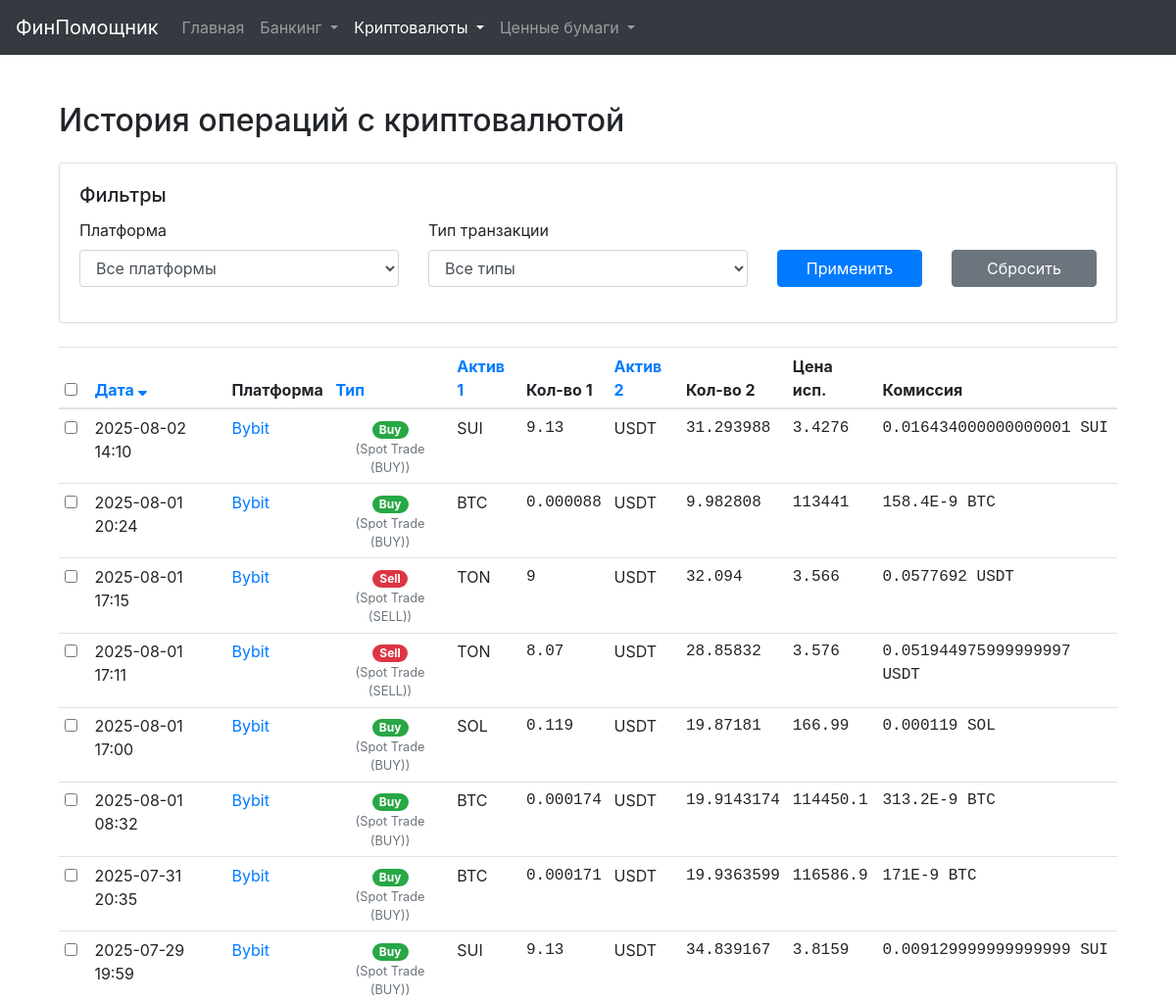
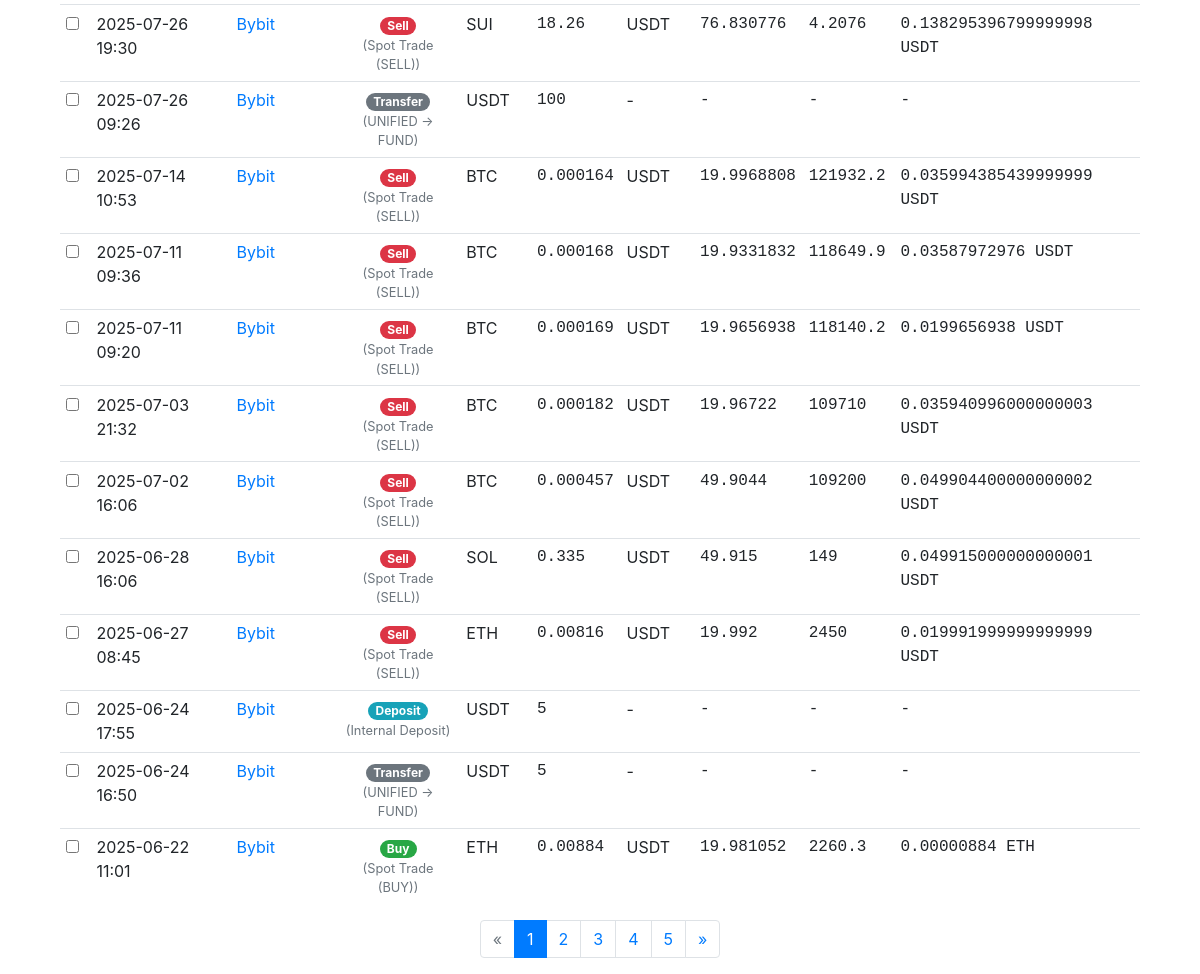
The app's page /crypto-transactions, older data (2 pictures, top to bottom).
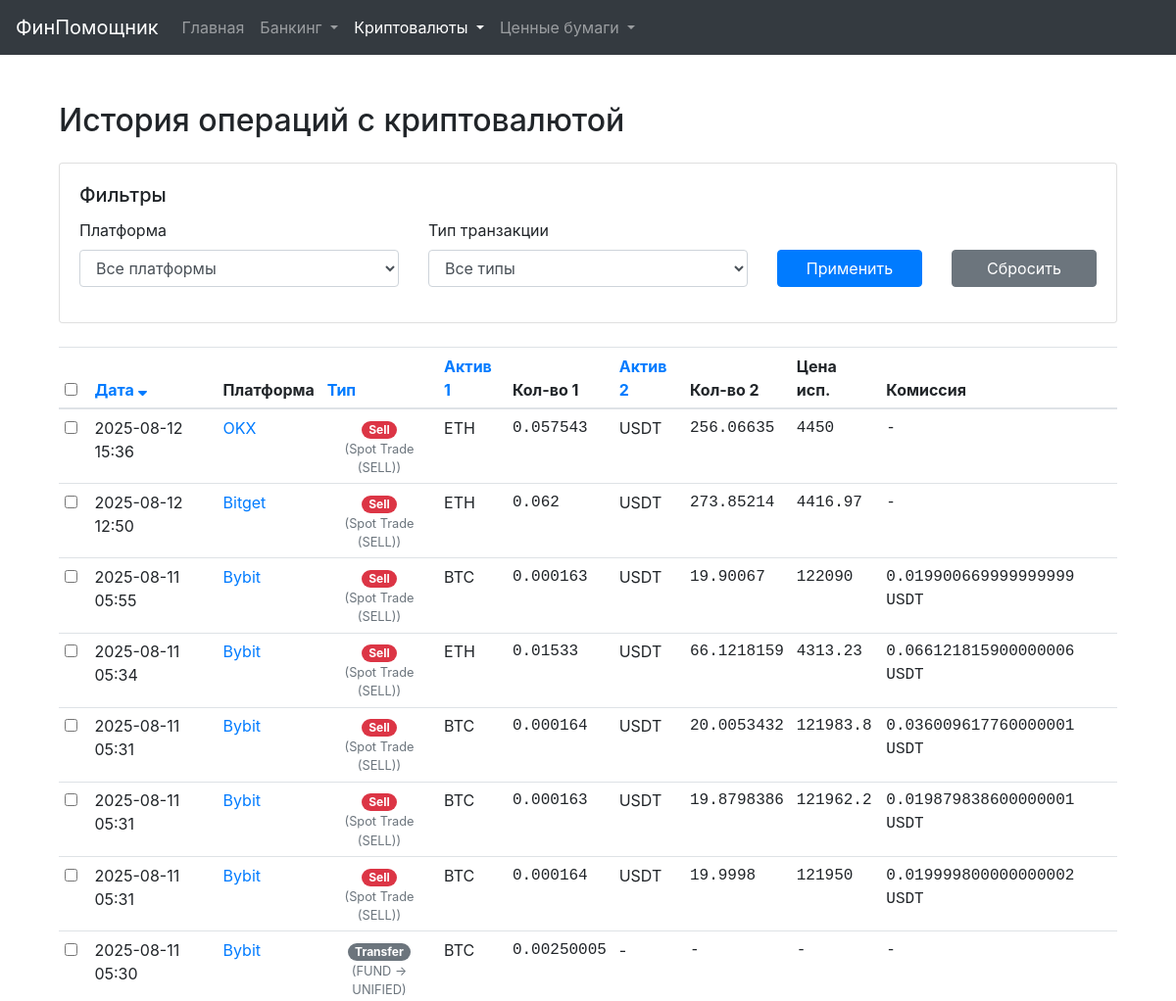
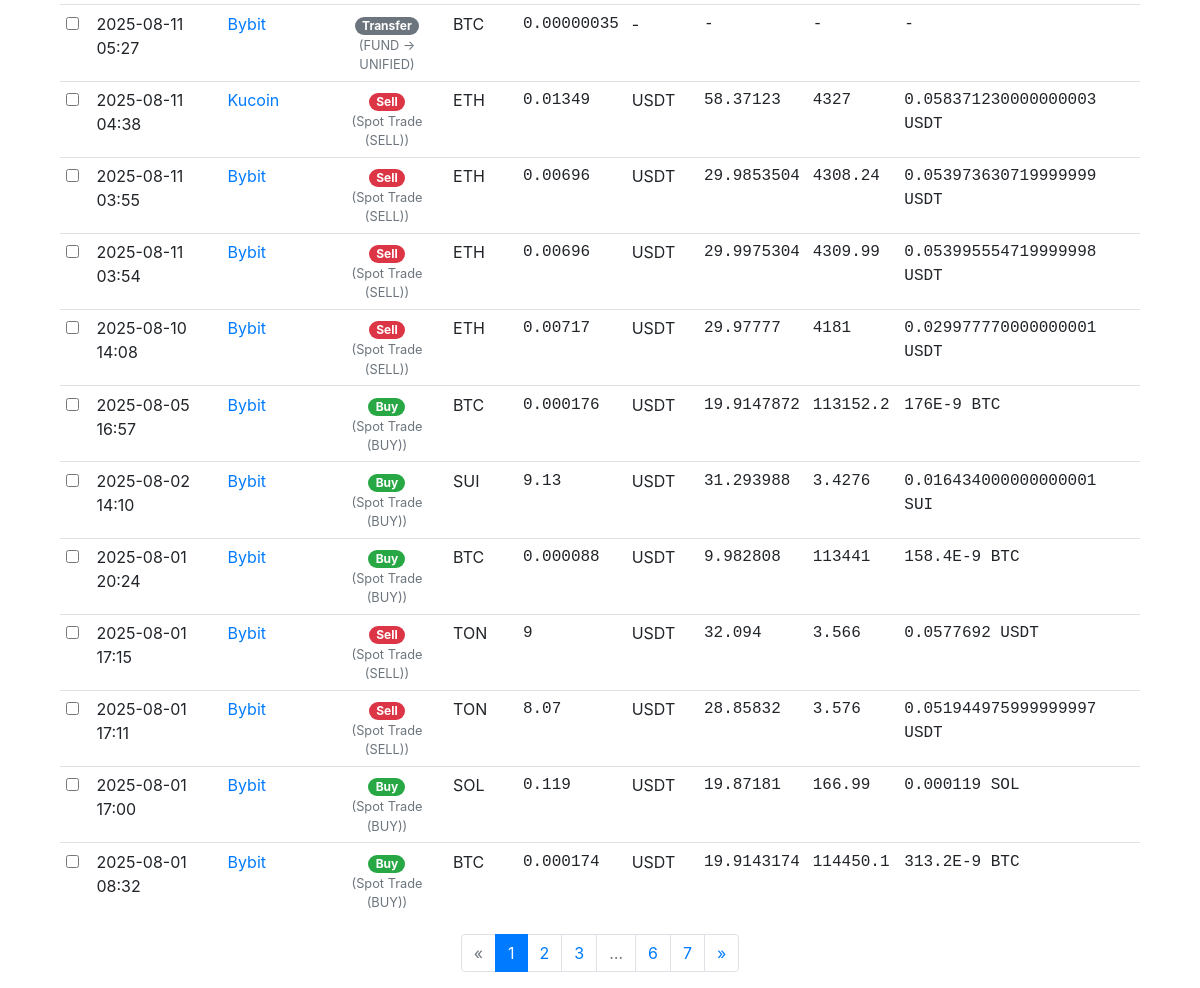
The same page, newer data (2 pictures, top to bottom).
### models.py (models this page shows, shortened)
class Transaction(db.Model):
    id = db.Column(db.Integer, primary_key=True)
    exchange_tx_id = db.Column(db.String(128), unique=True, nullable=True)
    timestamp = db.Column(db.DateTime, nullable=False, index=True)
    type = db.Column(db.String(64), nullable=False)
    raw_type = db.Column(db.String(128))
    asset1_ticker = db.Column(db.String(32))
    asset1_amount = db.Column(db.Numeric(36, 18))
    asset2_ticker = db.Column(db.String(32))
    asset2_amount = db.Column(db.Numeric(36, 18))
    fee_amount = db.Column(db.Numeric(36, 18))
    fee_currency = db.Column(db.String(32))
    execution_price = db.Column(db.Numeric(36, 18)) # Новое поле для цены исполнения сделки
    description = db.Column(db.Text)
    platform_id = db.Column(db.Integer, db.ForeignKey('investment_platform.id'), nullable=False)
    platform = db.relationship('InvestmentPlatform', back_populates='transactions')

class InvestmentPlatform(db.Model):
    id = db.Column(db.Integer, primary_key=True)
    name = db.Column(db.String(128), nullable=False, unique=True)
    platform_type = db.Column(db.String(64), nullable=False)
    is_active = db.Column(db.Boolean, default=True, nullable=False)
    api_key = db.Column(db.String(256))
    api_secret_encrypted = db.Column(db.String(512))
    passphrase_encrypted = db.Column(db.String(512))
    other_credentials_json_encrypted = db.Column(db.Text)
    notes = db.Column(db.Text)
    last_sync_status = db.Column(db.String(128))
    last_synced_at = db.Column(db.DateTime)
    last_tx_synced_at = db.Column(db.DateTime) # Новая колонка для синхронизации транзакций
    manual_earn_balances_json = db.Column(db.Text, default='{}') # Новая колонка для ручных Earn балансов
    assets = db.relationship('InvestmentAsset', back_populates='platform', cascade="all, delete-orphan", lazy='dynamic')
    transactions = db.relationship('Transaction', back_populates='platform', cascade="all, delete-orphan", lazy='dynamic')
    @property
    def api_secret(self):
        return decrypt_data(self.api_secret_encrypted)
    @property
    def passphrase(self):
        return decrypt_data(self.passphrase_encrypted)
    @property
    def other_credentials_json(self):
        return decrypt_data(self.other_credentials_json_encrypted)

### main_routes.py (the view)
@main_bp.route('/crypto-transactions')
def ui_crypto_transactions():
    page = request.args.get('page', 1, type=int)
    sort_by = request.args.get('sort_by', 'timestamp')
    order = request.args.get('order', 'desc')
    filter_type = request.args.get('filter_type', 'all')
    filter_platform_id = request.args.get('filter_platform_id', 'all')
    transactions_query = Transaction.query.join(InvestmentPlatform).filter(
        InvestmentPlatform.platform_type == 'crypto_exchange'
    ).options(joinedload(Transaction.platform))
    if filter_type != 'all':
        transactions_query = transactions_query.filter(Transaction.type == filter_type)
    if filter_platform_id != 'all':
        transactions_query = transactions_query.filter(Transaction.platform_id == int(filter_platform_id))
    sort_column = getattr(Transaction, sort_by, Transaction.timestamp)
    if order == 'desc':
        transactions_query = transactions_query.order_by(desc(sort_column))
    else:
        transactions_query = transactions_query.order_by(asc(sort_column))
    transactions_pagination = transactions_query.paginate(page=page, per_page=current_app.config.get('ITEMS_PER_PAGE', 50), error_out=False)
    unique_transaction_types = [r[0] for r in db.session.query(Transaction.type).join(InvestmentPlatform).filter(InvestmentPlatform.platform_type == 'crypto_exchange').distinct().order_by(Transaction.type).all()]
    available_platforms = InvestmentPlatform.query.filter_by(platform_type='crypto_exchange').order_by(InvestmentPlatform.name).all()
    return render_template('crypto_transactions.html',
                           transactions=transactions_pagination.items,
                           pagination=transactions_pagination,
                           sort_by=sort_by, order=order,
                           filter_type=filter_type, filter_platform_id=filter_platform_id,
                           unique_transaction_types=unique_transaction_types,
                           platforms=available_platforms)

### templates/crypto_transactions.html (shortened to what this page needs)
{% extends "base.html" %}
{% macro sort_link(column, title) %}
    {% set new_order = 'asc' if sort_by == column and order == 'desc' else 'desc' %}
    <a href="{{ url_for('main.ui_crypto_transactions', sort_by=column, order=new_order, filter_type=filter_type, filter_platform_id=filter_platform_id, page=1) }}">
        {{ title }}
        {% if sort_by == column %}
            {% if order == 'asc' %}<i class="fas fa-sort-up"></i>{% else %}<i class="fas fa-sort-down"></i>{% endif %}
        {% endif %}
    </a>
{% endmacro %}
{% block content %}
<div class="container mt-4">
    <div class="d-flex justify-content-between align-items-center mb-3">
        <h2>История операций с криптовалютой</h2>
    </div>
    <div class="card mb-4">
        <div class="card-body">
            <h5 class="card-title">Фильтры</h5>
            <form method="GET" action="{{ url_for('main.ui_crypto_transactions') }}" class="row align-items-end">
                <div class="form-group col-md-4">
                    <label for="filter_platform_id">Платформа</label>
                    <select name="filter_platform_id" id="filter_platform_id" class="form-control">
                        <option value="all">Все платформы</option>
                    </select>
                </div>
                <div class="form-group col-md-4">
                    <label for="filter_type">Тип транзакции</label>
                    <select name="filter_type" id="filter_type" class="form-control">
                        <option value="all">Все типы</option>
                    </select>
                </div>
                <div class="form-group col-md-2">
                    <button type="submit" class="btn btn-primary btn-block">Применить</button>
                </div>
                <div class="form-group col-md-2">
                    <a href="{{ url_for('main.ui_crypto_transactions') }}" class="btn btn-secondary btn-block">Сбросить</a>
                </div>
            </form>
        </div>
    </div>
    <div class="table-responsive">
        <table class="table table-sm table-hover">
            <thead>
                <tr>
                    <th style="width: 30px;"><input type="checkbox" id="select-all" title="Выбрать все на странице"></th>
                    <th>{{ sort_link('timestamp', 'Дата') }}</th>
                    <th>Платформа</th>
                    <th>{{ sort_link('type', 'Тип') }}</th>
                    <th>{{ sort_link('asset1_ticker', 'Актив 1') }}</th>
                    <th class="text-end">Кол-во 1</th>
                    <th>{{ sort_link('asset2_ticker', 'Актив 2') }}</th>
                    <th class="text-end">Кол-во 2</th>
                    <th class="text-end">Цена исп.</th>
                    <th>Комиссия</th>
                </tr>
            </thead>
            <tbody>
                {% for tx in transactions %}
                {% set badge_map = {
                    'buy': 'badge-success',
                    'sell': 'badge-danger',
                    'deposit': 'badge-info',
                    'withdrawal': 'badge-warning',
                    'transfer': 'badge-secondary'
                } %}
                <tr class="transaction-row"
                    data-type="{{ tx.type }}"
                    data-pair="{{ tx.asset1_ticker }}/{{ tx.asset2_ticker or '' }}"
                    data-asset1-amount="{{ tx.asset1_amount|trim_zeros if tx.asset1_amount is not none else '0' }}"
                    data-asset2-amount="{{ tx.asset2_amount|trim_zeros if tx.asset2_amount is not none else '0' }}"
                    data-asset1-ticker="{{ tx.asset1_ticker }}"
                    data-asset2-ticker="{{ tx.asset2_ticker or '' }}">
                    <td><input type="checkbox" class="tx-selector"></td>
                    <td>{{ tx.timestamp.strftime('%Y-%m-%d %H:%M') }}</td>
                    <td><a href="{{ url_for('main.ui_investment_platform_detail', platform_id=tx.platform.id) }}">{{ tx.platform.name }}</a></td>
                    <td class="text-center">
                        <span class="badge badge-pill {{ badge_map.get(tx.type, 'badge-light') }}">{{ tx.type|capitalize }}</span>
                        {% if tx.raw_type and tx.raw_type|lower != tx.type|lower %}
                        <small class="text-muted d-block">({{ tx.raw_type }})</small>
                        {% endif %}
                    </td>
                    <td>{{ tx.asset1_ticker }}</td>
                    <td class="text-end text-monospace">{{ "%.8f"|format(tx.asset1_amount)|trim_zeros if tx.asset1_amount is not none else '-' }}</td>
                    <td>{{ tx.asset2_ticker or '-' }}</td>
                    <td class="text-end text-monospace">{{ "%.8f"|format(tx.asset2_amount)|trim_zeros if tx.asset2_amount is not none else '-' }}</td>
                    <td class="text-end text-monospace">{{ "%.8f"|format(tx.execution_price)|trim_zeros if tx.execution_price is not none else '-' }}</td>
                    <td class="text-monospace">{{ (tx.fee_amount|trim_zeros ~ ' ' ~ tx.fee_currency) if tx.fee_amount and tx.fee_amount > 0 and tx.fee_currency else '-' }}</td>
                </tr>
                {% else %}
                <tr>
                    <td colspan="10" class="text-center">Транзакции не найдены.</td>
                </tr>
                {% endfor %}
            </tbody>
        </table>
    </div>
    {% if pagination and pagination.pages > 1 %}
        <nav aria-label="Навигация по транзакциям">
            <ul class="pagination justify-content-center">
                {% set base_args = {'sort_by': sort_by, 'order': order, 'filter_type': filter_type, 'filter_platform_id': filter_platform_id} %}
                <li class="page-item {% if not pagination.has_prev %}disabled{% endif %}">
                    <a class="page-link" href="{{ url_for('main.ui_crypto_transactions', page=pagination.prev_num, **base_args) }}">&laquo;</a>
                </li>
                {% for p in pagination.iter_pages(left_edge=2, right_edge=2, left_current=2, right_current=2) %}
                    {% if p %}
                        <li class="page-item {% if p == pagination.page %}active{% endif %}">
                            <a class="page-link" href="{{ url_for('main.ui_crypto_transactions', page=p, **base_args) }}">{{ p }}</a>
                        </li>
                    {% else %}
                        <li class="page-item disabled"><span class="page-link">…</span></li>
                    {% endif %}
                {% endfor %}
                <li class="page-item {% if not pagination.has_next %}disabled{% endif %}">
                    <a class="page-link" href="{{ url_for('main.ui_crypto_transactions', page=pagination.next_num, **base_args) }}">&raquo;</a>
                </li>
            </ul>
        </nav>
    {% endif %}
</div>
{% endblock %}

Row changes from the older to the newer data that the page shows:
removed Transaction: timestamp "2025-07-31 20:35", platform.name "Bybit", type "Buy", raw_type "Spot Trade (BUY)", asset1_ticker "BTC", asset1_amount "0.000171", asset2_ticker "USDT", asset2_amount "19.9363599", execution_price "116586.9", fee_amount+fee_currency "171E-9 BTC"
removed Transaction: timestamp "2025-07-29 19:59", platform.name "Bybit", type "Buy", raw_type "Spot Trade (BUY)", asset1_ticker "SUI", asset1_amount "9.13", asset2_ticker "USDT", asset2_amount "34.839167", execution_price "3.8159", fee_amount+fee_currency "0.009129999999999999 SUI"
removed Transaction: timestamp "2025-07-26 19:30", platform.name "Bybit", type "Sell", raw_type "Spot Trade (SELL)", asset1_ticker "SUI", asset1_amount "18.26", asset2_ticker "USDT", asset2_amount "76.830776", execution_price "4.2076", fee_amount+fee_currency "0.138295396799999998 USDT"
removed Transaction: timestamp "2025-07-26 09:26", platform.name "Bybit", type "Transfer", raw_type "UNIFIED -> FUND", asset1_ticker "USDT", asset1_amount "100", asset2_ticker "-", asset2_amount "-", execution_price "-", fee_amount "-"
removed Transaction: timestamp "2025-07-14 10:53", platform.name "Bybit", type "Sell", raw_type "Spot Trade (SELL)", asset1_ticker "BTC", asset1_amount "0.000164", asset2_ticker "USDT", asset2_amount "19.9968808", execution_price "121932.2", fee_amount+fee_currency "0.035994385439999999 USDT"
removed Transaction: timestamp "2025-07-11 09:36", platform.name "Bybit", type "Sell", raw_type "Spot Trade (SELL)", asset1_ticker "BTC", asset1_amount "0.000168", asset2_ticker "USDT", asset2_amount "19.9331832", execution_price "118649.9", fee_amount+fee_currency "0.03587972976 USDT"
removed Transaction: timestamp "2025-07-11 09:20", platform.name "Bybit", type "Sell", raw_type "Spot Trade (SELL)", asset1_ticker "BTC", asset1_amount "0.000169", asset2_ticker "USDT", asset2_amount "19.9656938", execution_price "118140.2", fee_amount+fee_currency "0.0199656938 USDT"
removed Transaction: timestamp "2025-07-03 21:32", platform.name "Bybit", type "Sell", raw_type "Spot Trade (SELL)", asset1_ticker "BTC", asset1_amount "0.000182", asset2_ticker "USDT", asset2_amount "19.96722", execution_price "109710", fee_amount+fee_currency "0.035940996000000003 USDT"
removed Transaction: timestamp "2025-07-02 16:06", platform.name "Bybit", type "Sell", raw_type "Spot Trade (SELL)", asset1_ticker "BTC", asset1_amount "0.000457", asset2_ticker "USDT", asset2_amount "49.9044", execution_price "109200", fee_amount+fee_currency "0.049904400000000002 USDT"
removed Transaction: timestamp "2025-06-28 16:06", platform.name "Bybit", type "Sell", raw_type "Spot Trade (SELL)", asset1_ticker "SOL", asset1_amount "0.335", asset2_ticker "USDT", asset2_amount "49.915", execution_price "149", fee_amount+fee_currency "0.049915000000000001 USDT"
removed Transaction: timestamp "2025-06-27 08:45", platform.name "Bybit", type "Sell", raw_type "Spot Trade (SELL)", asset1_ticker "ETH", asset1_amount "0.00816", asset2_ticker "USDT", asset2_amount "19.992", execution_price "2450", fee_amount+fee_currency "0.019991999999999999 USDT"
removed Transaction: timestamp "2025-06-24 17:55", platform.name "Bybit", type "Deposit", raw_type "Internal Deposit", asset1_ticker "USDT", asset1_amount "5", asset2_ticker "-", asset2_amount "-", execution_price "-", fee_amount "-"
removed Transaction: timestamp "2025-06-24 16:50", platform.name "Bybit", type "Transfer", raw_type "UNIFIED -> FUND", asset1_ticker "USDT", asset1_amount "5", asset2_ticker "-", asset2_amount "-", execution_price "-", fee_amount "-"
removed Transaction: timestamp "2025-06-22 11:01", platform.name "Bybit", type "Buy", raw_type "Spot Trade (BUY)", asset1_ticker "ETH", asset1_amount "0.00884", asset2_ticker "USDT", asset2_amount "19.981052", execution_price "2260.3", fee_amount+fee_currency "0.00000884 ETH"
added Transaction: timestamp "2025-08-12 15:36", platform.name "OKX", type "Sell", raw_type "Spot Trade (SELL)", asset1_ticker "ETH", asset1_amount "0.057543", asset2_ticker "USDT", asset2_amount "256.06635", execution_price "4450", fee_amount "-"
added Transaction: timestamp "2025-08-12 12:50", platform.name "Bitget", type "Sell", raw_type "Spot Trade (SELL)", asset1_ticker "ETH", asset1_amount "0.062", asset2_ticker "USDT", asset2_amount "273.85214", execution_price "4416.97", fee_amount "-"
added Transaction: timestamp "2025-08-11 05:55", platform.name "Bybit", type "Sell", raw_type "Spot Trade (SELL)", asset1_ticker "BTC", asset1_amount "0.000163", asset2_ticker "USDT", asset2_amount "19.90067", execution_price "122090", fee_amount+fee_currency "0.019900669999999999 USDT"
added Transaction: timestamp "2025-08-11 05:34", platform.name "Bybit", type "Sell", raw_type "Spot Trade (SELL)", asset1_ticker "ETH", asset1_amount "0.01533", asset2_ticker "USDT", asset2_amount "66.1218159", execution_price "4313.23", fee_amount+fee_currency "0.066121815900000006 USDT"
added Transaction: timestamp "2025-08-11 05:31", platform.name "Bybit", type "Sell", raw_type "Spot Trade (SELL)", asset1_ticker "BTC", asset1_amount "0.000164", asset2_ticker "USDT", asset2_amount "20.0053432", execution_price "121983.8", fee_amount+fee_currency "0.036009617760000001 USDT"
added Transaction: timestamp "2025-08-11 05:31", platform.name "Bybit", type "Sell", raw_type "Spot Trade (SELL)", asset1_ticker "BTC", asset1_amount "0.000163", asset2_ticker "USDT", asset2_amount "19.8798386", execution_price "121962.2", fee_amount+fee_currency "0.019879838600000001 USDT"
added Transaction: timestamp "2025-08-11 05:31", platform.name "Bybit", type "Sell", raw_type "Spot Trade (SELL)", asset1_ticker "BTC", asset1_amount "0.000164", asset2_ticker "USDT", asset2_amount "19.9998", execution_price "121950", fee_amount+fee_currency "0.019999800000000002 USDT"
added Transaction: timestamp "2025-08-11 05:30", platform.name "Bybit", type "Transfer", raw_type "FUND -> UNIFIED", asset1_ticker "BTC", asset1_amount "0.00250005", asset2_ticker "-", asset2_amount "-", execution_price "-", fee_amount "-"
added Transaction: timestamp "2025-08-11 05:27", platform.name "Bybit", type "Transfer", raw_type "FUND -> UNIFIED", asset1_ticker "BTC", asset1_amount "0.00000035", asset2_ticker "-", asset2_amount "-", execution_price "-", fee_amount "-"
added Transaction: timestamp "2025-08-11 04:38", platform.name "Kucoin", type "Sell", raw_type "Spot Trade (SELL)", asset1_ticker "ETH", asset1_amount "0.01349", asset2_ticker "USDT", asset2_amount "58.37123", execution_price "4327", fee_amount+fee_currency "0.058371230000000003 USDT"
added Transaction: timestamp "2025-08-11 03:55", platform.name "Bybit", type "Sell", raw_type "Spot Trade (SELL)", asset1_ticker "ETH", asset1_amount "0.00696", asset2_ticker "USDT", asset2_amount "29.9853504", execution_price "4308.24", fee_amount+fee_currency "0.053973630719999999 USDT"
added Transaction: timestamp "2025-08-11 03:54", platform.name "Bybit", type "Sell", raw_type "Spot Trade (SELL)", asset1_ticker "ETH", asset1_amount "0.00696", asset2_ticker "USDT", asset2_amount "29.9975304", execution_price "4309.99", fee_amount+fee_currency "0.053995554719999998 USDT"
added Transaction: timestamp "2025-08-10 14:08", platform.name "Bybit", type "Sell", raw_type "Spot Trade (SELL)", asset1_ticker "ETH", asset1_amount "0.00717", asset2_ticker "USDT", asset2_amount "29.97777", execution_price "4181", fee_amount+fee_currency "0.029977770000000001 USDT"
added Transaction: timestamp "2025-08-05 16:57", platform.name "Bybit", type "Buy", raw_type "Spot Trade (BUY)", asset1_ticker "BTC", asset1_amount "0.000176", asset2_ticker "USDT", asset2_amount "19.9147872", execution_price "113152.2", fee_amount+fee_currency "176E-9 BTC"
Text that changed along with them:
new list line: "6"
new list line: "7"
list line gone: "4"
list line gone: "5"
